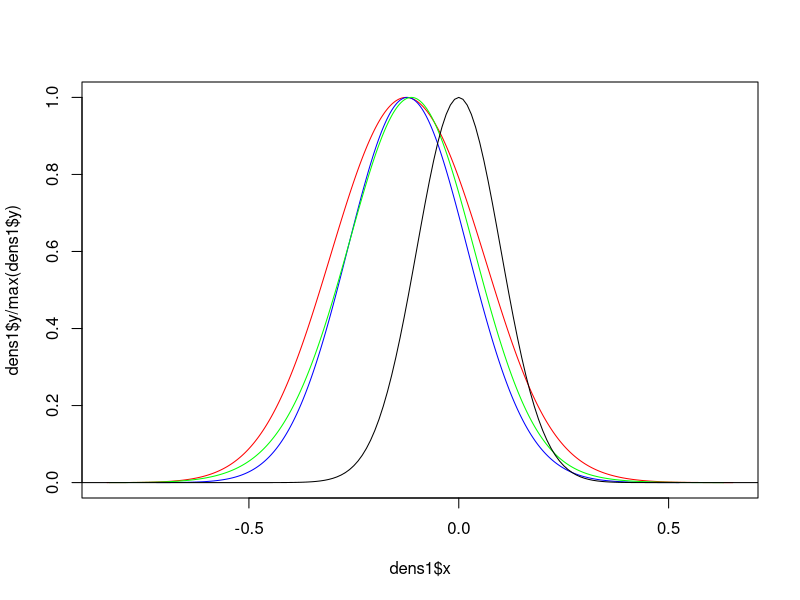

Generate this figure with R:
## Sampling methods
set.seed(189807771)
n <- 1000

## paramter of interest
mn <- rnorm(1e2, 0, .1)

## Original sample
os <- rnorm(1e2, mn, 1)

## Simple
draws1 <- numeric(n)
for (i in 1:n) {
  samp <- sample(os, size = length(os), replace = TRUE)
  ps <- runif(1)
  draws1[i] <- qnorm(ps, mean = mean(samp), sd = sd(samp) / sqrt(length(samp)))
}
dens1 <- density(draws1, bw = .1)

## Traditional
draws2 <- numeric(n)
for (i in 1:n) {
  draws2[i] <- mean(sample(os, size = length(os), replace = TRUE))
}
dens2 <- density(draws2, bw = .1)

## Accept / reject -> simplify
draws3 <- numeric(n)
for (i in 1:n) {
  samp <- sample(os, size = length(os), replace = TRUE)
  draw <- runif(1, -3, 3) * (sd(samp) / sqrt(length(samp))) + mean(samp)
  thresh <- runif(1)
  all_dens <- dnorm(draw, mean = mean(samp), sd = sd(samp)/ sqrt(length(samp))) / dnorm(mean(samp), mean(samp), sd(samp)/ sqrt(length(samp)))
  while(any(all_dens < thresh)) {
    failed <- draw[all_dens < thresh]
    draw[all_dens < thresh] <- runif(length(failed), -abs(mean(samp) - failed), abs(mean(samp) - failed)) * (sd(samp) / sqrt(length(samp))) + mean(samp)
    thresh[all_dens < thresh] <- runif(length(failed))
    all_dens <- dnorm(draw, mean = mean(samp), sd = sd(samp)/ sqrt(length(samp))) / dnorm(mean(samp), mean(samp), sd(samp)/ sqrt(length(samp)))
  }
  draws3[i] <- draw
}
dens3 <- density(draws3, bw = .1)

plot(x = dens1$x, y = dens1$y / max(dens1$y), type = "l", col = "red")
lines(x = dens2$x, y = dens2$y / max(dens2$y), col = "blue")
lines(x = dens3$x, y = dens3$y / max(dens3$y), col = "green")
lines(x = seq(-4, 4, by = 0.01), y = dnorm(seq(-4, 4, by = 0.01), sd = .1) / dnorm(0, sd = .1))
